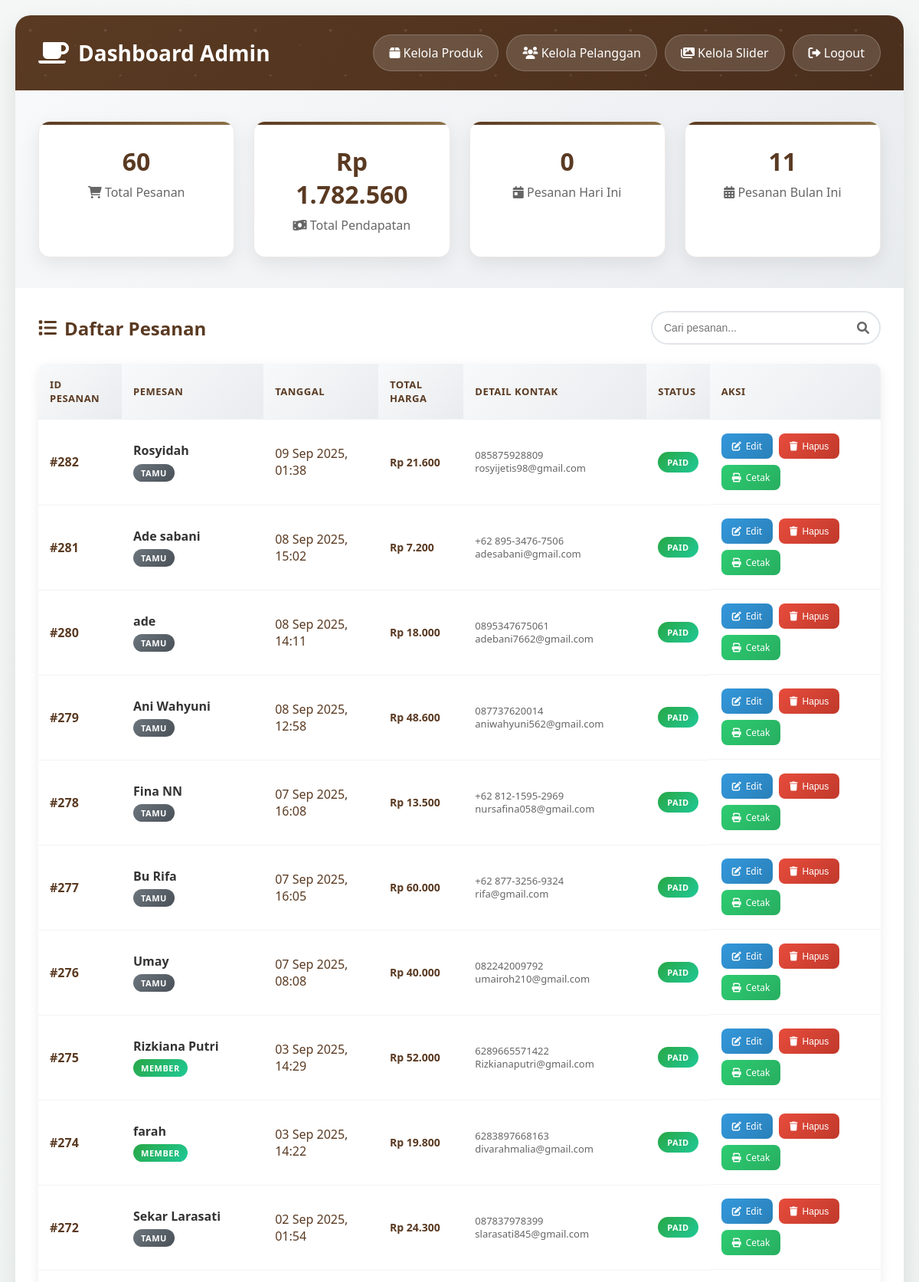
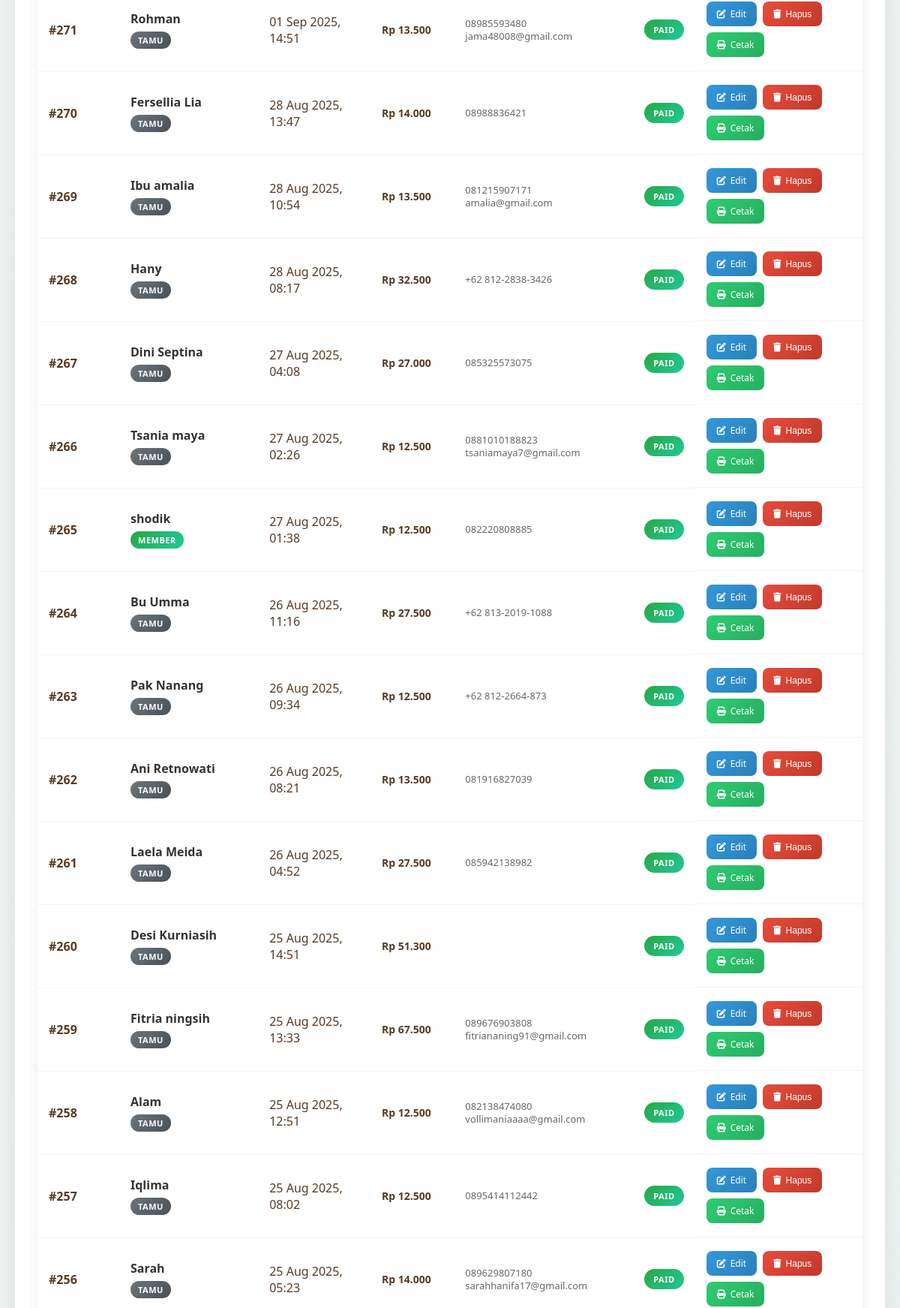
/admin/index.php (signed in, upper part), run on the app's committed database (2 pictures, top to bottom).
### tables this page shows
CREATE TABLE `orders` (
  `id` int(11) NOT NULL,
  `user_id` int(11) DEFAULT NULL,
  `guest_name` varchar(100) DEFAULT NULL,
  `guest_address` text DEFAULT NULL,
  `guest_phone` varchar(20) DEFAULT NULL,
  `guest_email` varchar(100) DEFAULT NULL,
  `total_price` decimal(10,2) NOT NULL,
  `voucher_discount` decimal(10,2) DEFAULT 0.00,
  `applied_discount_type` varchar(50) DEFAULT NULL,
  `pickup_discount` decimal(10,2) NOT NULL DEFAULT 0.00,
  `shipping_fee` decimal(10,2) NOT NULL DEFAULT 0.00,
  `payment_method` varchar(50) DEFAULT 'WhatsApp',
  `payment_choice` varchar(50) DEFAULT 'cash',
  `status` varchar(50) NOT NULL DEFAULT 'pending',
  `whatsapp_url` text DEFAULT NULL,
  `order_notes` text DEFAULT NULL,
  `pickup_datetime` varchar(100) DEFAULT NULL,
  `order_date` timestamp NOT NULL DEFAULT current_timestamp()
);

### admin/index.php (the view, shortened to what this page needs)
<?php
require_once '../config.php';
$stats_sql = "SELECT
    COUNT(*) as total_orders,
    SUM(total_price) as total_revenue,
    COUNT(CASE WHEN DATE(order_date) = CURDATE() THEN 1 END) as today_orders
FROM orders";
$stats_result = $conn->query($stats_sql);
$stats = ($stats_result && $stats_result->num_rows > 0) ? $stats_result->fetch_assoc() : [
    'total_orders' => 0,
    'total_revenue' => 0,
    'today_orders' => 0
];
$month_start = date('Y-m-01');
$month_end = date('Y-m-t');
$month_orders_sql = "SELECT COUNT(*) as month_orders FROM orders WHERE DATE(order_date) BETWEEN ? AND ?";
$stmt_month = $conn->prepare($month_orders_sql);
$stmt_month->bind_param("ss", $month_start, $month_end);
$stmt_month->execute();
$month_orders_result = $stmt_month->get_result();
$month_data = ($month_orders_result && $month_orders_result->num_rows > 0) ? $month_orders_result->fetch_assoc() : null;
$stats['month_orders'] = $month_data['month_orders'] ?? 0;
$sql_orders_list = "SELECT
                        o.id AS order_id,
                        o.order_date,
                        o.total_price,
                        o.voucher_discount,
                        o.guest_phone,
                        o.guest_email,
                        o.status,
                        COALESCE(u.username, o.guest_name) AS customer_name,
                        CASE WHEN o.user_id IS NOT NULL THEN 'Member' ELSE 'Tamu' END AS customer_type
                    FROM orders o
                    LEFT JOIN users u ON o.user_id = u.id
                    ORDER BY o.order_date DESC";
$result_orders_list = $conn->query($sql_orders_list);
?>
<!DOCTYPE html>
<html lang="id">
<head>
    <link href="https://cdnjs.cloudflare.com/ajax/libs/font-awesome/6.0.0/css/all.min.css" rel="stylesheet">
</head>
<body>
    <div class="container">
        <div class="header">
            <h1><i class="fas fa-coffee"></i> Dashboard Admin</h1>
            <div class="header-nav">
                <a href="kelola_produk.php"><i class="fas fa-box"></i> Kelola Produk</a>
                <a href="kelola_pelanggan.php"><i class="fas fa-users"></i> Kelola Pelanggan</a>
                <a href="kelola_slider.php"><i class="fas fa-images"></i> Kelola Slider</a>
                <a href="logout.php"><i class="fas fa-sign-out-alt"></i> Logout</a>
            </div>
        </div>
        <div class="stats-grid">
            <div class="stat-card">
                <h3 id="total-orders"><?php echo $stats['total_orders']; ?></h3>
                <p><i class="fas fa-shopping-cart"></i> Total Pesanan</p>
            </div>
            <div class="stat-card">
                <h3 id="total-revenue">Rp <?php echo number_format($stats['total_revenue'] ?? 0, 0, ',', '.'); ?></h3>
                <p><i class="fas fa-money-bill-wave"></i> Total Pendapatan</p>
            </div>
            <div class="stat-card">
                <h3 id="today-orders"><?php echo $stats['today_orders']; ?></h3>
                <p><i class="fas fa-calendar-day"></i> Pesanan Hari Ini</p>
            </div>
            <div class="stat-card">
                <h3 id="month-orders"><?php echo $stats['month_orders']; ?></h3>
                <p><i class="fas fa-calendar-alt"></i> Pesanan Bulan Ini</p>
            </div>
        </div>
        <div class="table-container">
            <div class="table-header">
                <div class="table-title">
                    <i class="fas fa-list"></i> Daftar Pesanan
                </div>
                <div class="search-box">
                    <input type="text" id="searchInput" placeholder="Cari pesanan...">
                    <i class="fas fa-search"></i>
                </div>
            </div>
            <table class="table" id="ordersTable">
                <thead>
                    <tr>
                        <th>ID Pesanan</th>
                        <th>Pemesan</th>
                        <th>Tanggal</th>
                        <th>Total Harga</th>
                        <th>Detail Kontak</th>
                        <th>Status</th>
                        <th>Aksi</th>
                    </tr>
                </thead>
                <tbody>
                    <?php if ($result_orders_list && $result_orders_list->num_rows > 0): ?>
                        <?php while($row = $result_orders_list->fetch_assoc()): ?>
                            <tr>
                                <td>
                                    <span class="order-id">#<?php echo htmlspecialchars($row['order_id']); ?></span>
                                </td>
                                <td>
                                    <div class="customer-info">
                                        <div class="customer-name"><?php echo htmlspecialchars($row['customer_name']); ?></div>
                                        <span class="customer-type <?php echo ($row['customer_type'] == 'Member' ? 'type-member' : 'type-guest'); ?>">
                                            <?php echo $row['customer_type']; ?>
                                        </span>
                                    </div>
                                </td>
                                <td>
                                    <span class="date-info"><?php echo date('d M Y, H:i', strtotime($row['order_date'])); ?></span>
                                </td>
                                <td>
                                    <div class="price-details">
                                        <?php if ($row['voucher_discount'] > 0): ?>
                                            <div class="original-price">
                                                Subtotal: Rp <?php echo number_format($row['total_price'] + $row['voucher_discount'], 0, ',', '.'); ?>
                                            </div>
                                            <div class="discount">
                                                <i class="fas fa-ticket-alt"></i> Diskon: -Rp <?php echo number_format($row['voucher_discount'], 0, ',', '.'); ?>
                                            </div>
                                            <div class="final-price">
                                                Total: Rp <?php echo number_format($row['total_price'], 0, ',', '.'); ?>
                                            </div>
                                        <?php else: ?>
                                            <div class="final-price">
                                                Rp <?php echo number_format($row['total_price'], 0, ',', '.'); ?>
                                            </div>
                                        <?php endif; ?>
                                    </div>
                                </td>
                                <td>
                                    <div class="contact-info">
                                        <div><?php echo htmlspecialchars($row['guest_phone']); ?></div>
                                        <div><?php echo htmlspecialchars($row['guest_email']); ?></div>
                                    </div>
                                </td>
                                <td>
                                    <?php
                                        $status_class = '';
                                        switch ($row['status']) {
                                            case 'paid':
                                                $status_class = 'status-paid';
                                                break;
                                        }
                                    ?>
                                    <span class="status-badge <?php echo $status_class; ?>">
                                        <?php echo htmlspecialchars($row['status']); ?>
                                    </span>
                                </td>
                                <td class="action-buttons">
                                    <a href="edit_pesanan.php?id=<?php echo (int)$row['order_id']; ?>" class="btn-action btn-edit">
                                        <i class="fas fa-edit"></i> Edit
                                    </a>
                                    <button class="btn-action btn-delete" onclick="deleteOrder(<?php echo (int)$row['order_id']; ?>)">
                                        <i class="fas fa-trash"></i> Hapus
                                    </button>
                                    <a href="cetak_struk.php?order_id=<?php echo (int)$row['order_id']; ?>" class="btn-action btn-print" target="_blank">
                                        <i class="fas fa-print"></i> Cetak
                                    </a>
                                </td>
                            </tr>
                        <?php endwhile; ?>
                    <?php endif; ?>
                </tbody>
            </table>
        </div>
    </div>
</body>
</html>

### data on the page
orders: id "282", customer_name "Rosyidah", customer_type "TAMU", order_date "09 Sep 2025, 01:38", total_price "21.600", guest_phone "085875928809", guest_email "rosyijetis98@gmail.com", status "PAID"
orders: id "281", customer_name "Ade sabani", customer_type "TAMU", order_date "08 Sep 2025, 15:02", total_price "7.200", guest_phone "+62 895-3476-7506", guest_email "adesabani@gmail.com", status "PAID"
orders: id "280", customer_name "ade", customer_type "TAMU", order_date "08 Sep 2025, 14:11", total_price "18.000", guest_phone "0895347675061", guest_email "adebani7662@gmail.com", status "PAID"
orders: id "279", customer_name "Ani Wahyuni", customer_type "TAMU", order_date "08 Sep 2025, 12:58", total_price "48.600", guest_phone "087737620014", guest_email "aniwahyuni562@gmail.com", status "PAID"
orders: id "278", customer_name "Fina NN", customer_type "TAMU", order_date "07 Sep 2025, 16:08", total_price "13.500", guest_phone "+62 812-1595-2969", guest_email "nursafina058@gmail.com", status "PAID"
orders: id "277", customer_name "Bu Rifa", customer_type "TAMU", order_date "07 Sep 2025, 16:05", total_price "60.000", guest_phone "+62 877-3256-9324", guest_email "rifa@gmail.com", status "PAID"
orders: id "276", customer_name "Umay", customer_type "TAMU", order_date "07 Sep 2025, 08:08", total_price "40.000", guest_phone "082242009792", guest_email "umairoh210@gmail.com", status "PAID"
orders: id "275", customer_name "Rizkiana Putri", customer_type "MEMBER", order_date "03 Sep 2025, 14:29", total_price "52.000", guest_phone "6289665571422", guest_email "Rizkianaputri@gmail.com", status "PAID"
orders: id "274", customer_name "farah", customer_type "MEMBER", order_date "03 Sep 2025, 14:22", total_price "19.800", guest_phone "6283897668163", guest_email "divarahmalia@gmail.com", status "PAID"
orders: id "272", customer_name "Sekar Larasati", customer_type "TAMU", order_date "02 Sep 2025, 01:54", total_price "24.300", guest_phone "087837978399", guest_email "slarasati845@gmail.com", status "PAID"
orders: id "271", customer_name "Rohman", customer_type "TAMU", order_date "01 Sep 2025, 14:51", total_price "13.500", guest_phone "08985593480", guest_email "jama48008@gmail.com", status "PAID"
orders: id "270", customer_name "Fersellia Lia", customer_type "TAMU", order_date "28 Aug 2025, 13:47", total_price "14.000", guest_phone "08988836421", status "PAID"
orders: id "269", customer_name "Ibu amalia", customer_type "TAMU", order_date "28 Aug 2025, 10:54", total_price "13.500", guest_phone "081215907171", guest_email "amalia@gmail.com", status "PAID"
orders: id "268", customer_name "Hany", customer_type "TAMU", order_date "28 Aug 2025, 08:17", total_price "32.500", guest_phone "+62 812-2838-3426", status "PAID"
orders: id "267", customer_name "Dini Septina", customer_type "TAMU", order_date "27 Aug 2025, 04:08", total_price "27.000", guest_phone "085325573075", status "PAID"
orders: id "266", customer_name "Tsania maya", customer_type "TAMU", order_date "27 Aug 2025, 02:26", total_price "12.500", guest_phone "0881010188823", guest_email "tsaniamaya7@gmail.com", status "PAID"
orders: id "265", customer_name "shodik", customer_type "MEMBER", order_date "27 Aug 2025, 01:38", total_price "12.500", guest_phone "082220808885", status "PAID"
orders: id "264", customer_name "Bu Umma", customer_type "TAMU", order_date "26 Aug 2025, 11:16", total_price "27.500", guest_phone "+62 813-2019-1088", status "PAID"
orders: id "263", customer_name "Pak Nanang", customer_type "TAMU", order_date "26 Aug 2025, 09:34", total_price "12.500", guest_phone "+62 812-2664-873", status "PAID"
orders: id "262", customer_name "Ani Retnowati", customer_type "TAMU", order_date "26 Aug 2025, 08:21", total_price "13.500", guest_phone "081916827039", status "PAID"
orders: id "261", customer_name "Laela Meida", customer_type "TAMU", order_date "26 Aug 2025, 04:52", total_price "27.500", guest_phone "085942138982", status "PAID"
orders: id "260", customer_name "Desi Kurniasih", customer_type "TAMU", order_date "25 Aug 2025, 14:51", total_price "51.300", status "PAID"
orders: id "259", customer_name "Fitria ningsih", customer_type "TAMU", order_date "25 Aug 2025, 13:33", total_price "67.500", guest_phone "089676903808", guest_email "fitriananing91@gmail.com", status "PAID"
orders: id "258", customer_name "Alam", customer_type "TAMU", order_date "25 Aug 2025, 12:51", total_price "12.500", guest_phone "082138474080", guest_email "vollimaniaaaa@gmail.com", status "PAID"
orders: id "257", customer_name "Iqlima", customer_type "TAMU", order_date "25 Aug 2025, 08:02", total_price "12.500", guest_phone "0895414112442", status "PAID"
orders: id "256", customer_name "Sarah", customer_type "TAMU", order_date "25 Aug 2025, 05:23", total_price "14.000", guest_phone "089629807180", guest_email "sarahhanifa17@gmail.com", status "PAID"

### other printed values
$stats['total_orders'] "60"
$stats['today_orders'] "0"
$stats['month_orders'] "11"
